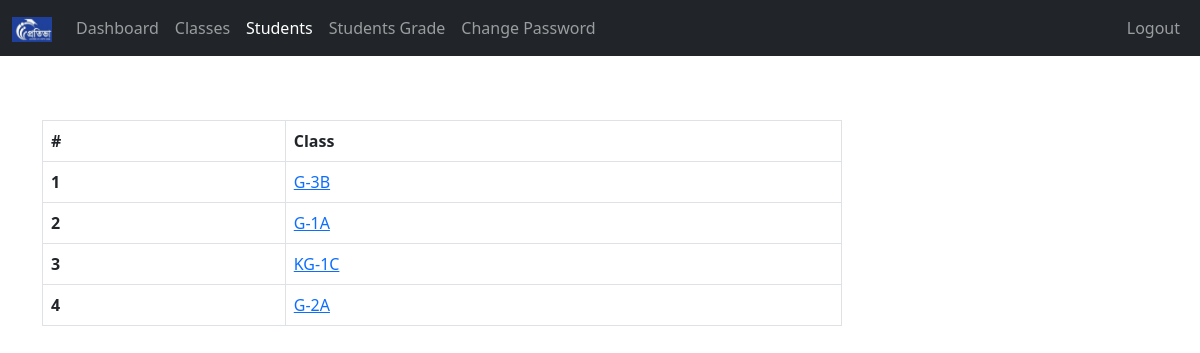
/Teacher/students.php (signed in), run on the app's committed database.
### tables this page shows
CREATE TABLE `class` (
  `class_id` int(11) NOT NULL,
  `grade` int(11) NOT NULL,
  `section` int(11) NOT NULL
);

CREATE TABLE `grades` (
  `grade_id` int(11) NOT NULL,
  `grade` varchar(31) NOT NULL,
  `grade_code` varchar(7) NOT NULL
);

CREATE TABLE `section` (
  `section_id` int(11) NOT NULL,
  `section` varchar(7) NOT NULL
);

### Teacher/data/class.php (called while the page is built, shortened)
<?php
function getAllClasses($conn){
   $sql = "SELECT * FROM class";
   $stmt = $conn->prepare($sql);
   $stmt->execute();
   if ($stmt->rowCount() >= 1) {
     $classes = $stmt->fetchAll();
     return $classes;
   }else {
    return 0;
   }
}

### Teacher/data/teacher.php (called while the page is built)
<?php
function getTeacherById($teacher_id, $conn){
   $sql = "SELECT * FROM teachers
           WHERE teacher_id=?";
   $stmt = $conn->prepare($sql);
   $stmt->execute([$teacher_id]);
   if ($stmt->rowCount() == 1) {
     $teacher = $stmt->fetch();
     return $teacher;
   }else {
    return 0;
   }
}

### Teacher/data/grade.php (called while the page is built, shortened)
<?php
function getGradeById($grade_id, $conn){
   $sql = "SELECT * FROM grades
           WHERE grade_id=?";
   $stmt = $conn->prepare($sql);
   $stmt->execute([$grade_id]);
   if ($stmt->rowCount() == 1) {
     $grade = $stmt->fetch();
     return $grade;
   }else {
    return 0;
   }
}

### Teacher/data/section.php (called while the page is built, shortened)
<?php
function getSectioById($section_id, $conn){
   $sql = "SELECT * FROM section
           WHERE section_id=?";
   $stmt = $conn->prepare($sql);
   $stmt->execute([$section_id]);
   if ($stmt->rowCount() == 1) {
     $section = $stmt->fetch();
     return $section;
   }else {
    return 0;
   }
}

### Teacher/students.php (the view, shortened to what this page needs)
<?php
if (isset($_SESSION['teacher_id']) &&
    isset($_SESSION['role'])) {
    if ($_SESSION['role'] == 'Teacher') {
       include "../DB_connection.php";
       include "data/class.php";
       include "data/grade.php";
       include "data/section.php";
       include "data/teacher.php";
       $teacher_id = $_SESSION['teacher_id'];
       $teacher = getTeacherById($teacher_id, $conn);
       $classes = getAllClasses($conn);
 ?>
<!DOCTYPE html>
<html lang="en">
<head>
    <link rel="stylesheet" href="https://cdn.jsdelivr.net/npm/bootstrap@5.2.0/dist/css/bootstrap.min.css">
    <link rel="stylesheet" href="../css/style.css">
    <link rel="stylesheet" href="https://cdnjs.cloudflare.com/ajax/libs/font-awesome/4.7.0/css/font-awesome.min.css">
</head>
<body>
    <?php
        include "inc/navbar.php";
        if ($classes != 0) {
     ?>
    <div class="container mt-5">
        <div class="table-responsive">
            <table class="table table-bordered mt-3 n-table">
                <thead>
                    <tr>
                        <th scope="col">#</th>
                        <th scope="col">Class</th>
                    </tr>
                </thead>
                <tbody>
                    <?php $i = 0; foreach ($classes as $class ) {
                      ?>
                    <?php
                          $classesx = str_split(trim($teacher['class']));
                          $grade  = getGradeById($class['grade'], $conn);
                          $section = getSectioById($class['section'], $conn);
                          $c = $grade['grade_code'].'-'.$grade['grade'].$section['section'];
                          foreach ($classesx as $class_id) {
                               if ($class_id == $class['class_id']) {  $i++; ?>
                    <tr>
                        <th scope="row"><?=$i?></th>
                        <td> <a href="students_of_class.php?class_id=<?=$class['class_id']?>">
                                <?php echo $c; ?>
                            </a>
                        </td>
                    </tr>
                    <?php
                            }
                          }
                       ?>
                    <?php } ?>
                </tbody>
            </table>
        </div>
        <?php }else{ ?>
        <div class="alert alert-info .w-450 m-5" role="alert">
            Empty!
        </div>
        <?php } ?>
    </div>
</body>
</html>
<?php
  }
}else {
    header("Location: ../login.php");
    exit;
}
?>

### css/style.css (style rules this page uses)
.n-table { max-width: 800px; }

### data on the page
grades: c "G-3B"
grades: c "G-1A"
grades: c "KG-1C"
grades: c "G-2A"
